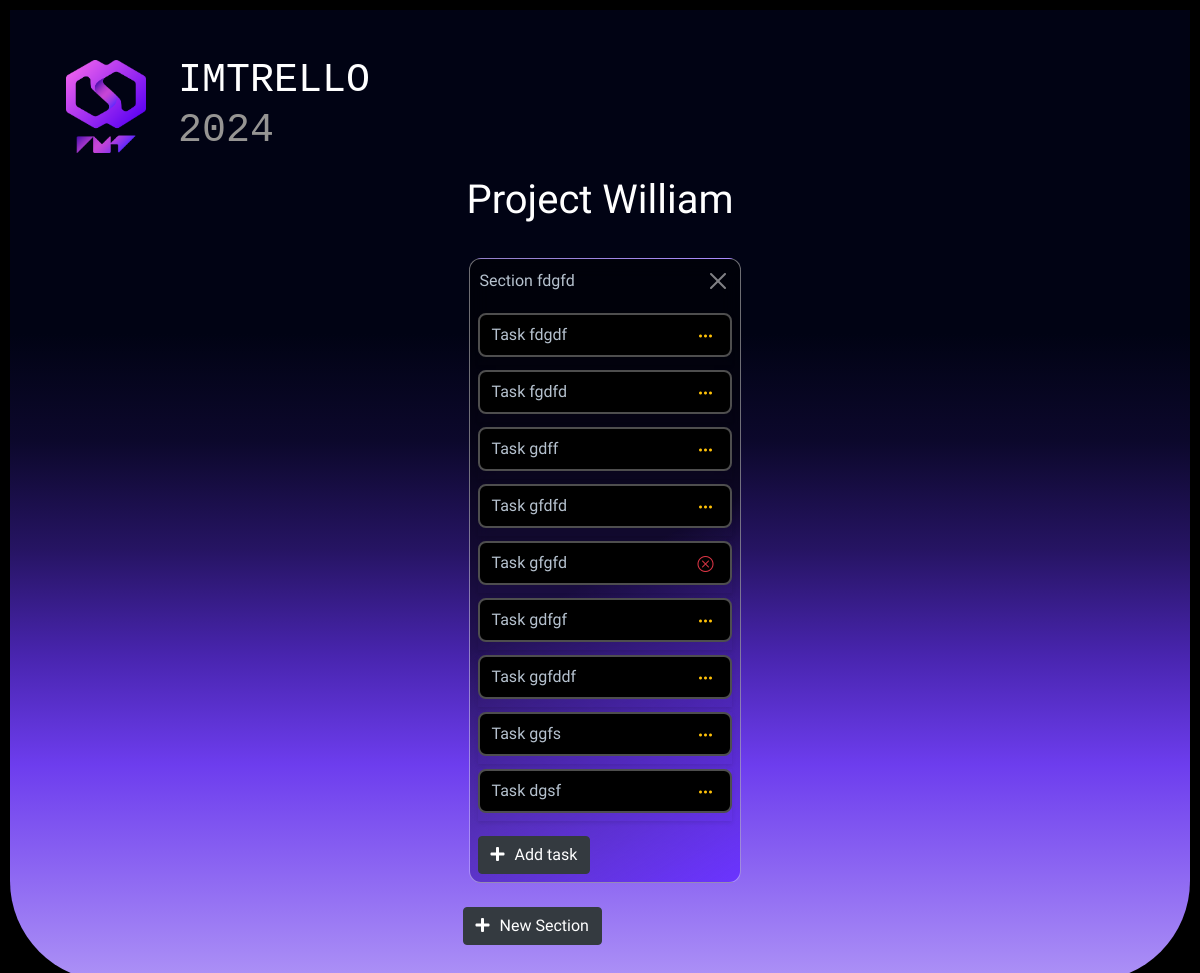
/project/1 (signed in), run on an earlier commit of the app's database.
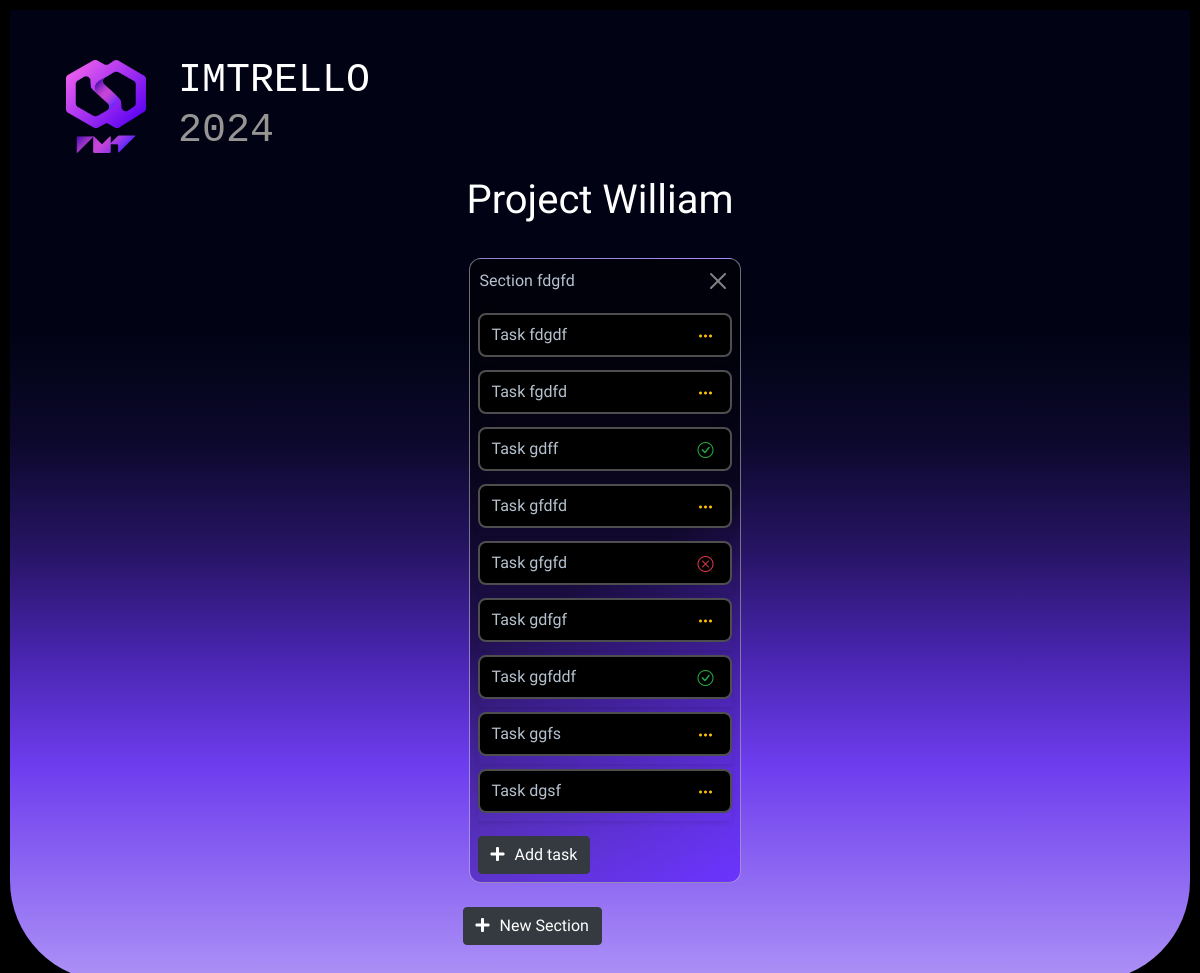
And on a later commit of the database.
### website/models.py (models this page shows)
class Project(db.Model):
    id = db.Column(db.Integer, primary_key=True)
    name = db.Column(db.String(10000))
    description = db.Column(db.String(10000))
    end_date = db.Column(db.DateTime(timezone=True))
    admin_id = db.Column(db.Integer, db.ForeignKey('user.id'))
    sections=db.relationship('Section',backref='project')
    progress = db.Column(db.Integer)
    github = db.Column(db.String(100))

class Section(db.Model):
    id = db.Column(db.Integer, primary_key=True)
    name = db.Column(db.String(1000))
    project_id = db.Column(db.Integer, db.ForeignKey('project.id'))
    tasks = db.relationship('Task',backref='section')

class Task(db.Model):
    id = db.Column(db.Integer, primary_key=True)
    name = db.Column(db.String(10000))
    section_id = db.Column(db.Integer, db.ForeignKey('section.id'))
    description = db.Column(db.String(10000))
    status = db.Column(db.String(10000))
    priority = db.Column(db.String(10000))
    chat_id = db.Column(db.Integer, db.ForeignKey('chat.id'))

### website/views.py (the view, shortened to what this page needs)
@views.route('/project/<project_id>', methods=['GET', 'POST'])
def project(project_id):
    project = Project.query.get(project_id)
    sections = project.sections
    developers = User.query.filter_by(type='DEVELOPER').all()  # Récupérer tous les utilisateurs depuis la base de données
    admin = User.query.get(project.admin_id)
    user_emails = [user.email for user in developers]  # Extraire les adresses e-mail des utilisateurs
    user_task_records = developers
    comments = Comment.query.all()
    return render_template('project.html', user=current_user, project=project,user_emails=user_emails,
                           user_task_records=user_task_records,comments=comments,sections=sections)

### website/__init__.py (called while the page is built)
def create_app():
    app = Flask(__name__)
    app.config['SECRET_KEY'] = 'zonccoizspx'
    app.config['SQLALCHEMY_DATABASE_URI'] = f'sqlite:///{DB_NAME}'''
    db.init_app(app)
    from .views import views
    from .auth import auth
    app.register_blueprint(views, url_prefix='/')
    app.register_blueprint(auth, url_prefix='/')
    from .models import User, Project
    create_database(app)
    login_manager = LoginManager()
    login_manager.login_view = 'auth.login'
    login_manager.init_app(app)
    @login_manager.user_loader
    def load_user(id):
        return User.query.get(int(id))
    return app

### website/templates/project.html (shortened to what this page needs)
{% extends "base.html" %} {% block title %}Project{% endblock %}  {% block content %} {% if
user.type=='PROJECT_MANAGER' %}
<div display="flex">
  <h1 align="center" draggable="true">{{ project.name }}</h1>
</div>
<div class="div-sec">
<ol class="list-group list-group-flush" id="sections">
  {% for section in project.sections %}
  <li class="section" id="section-{{ section.id }}">
    <div class="carte">
      <div class="card_header">
        <div class="editableContent" data-section-id="{{ section.id }}">
          {{ section.name }}
        </div>
        <button
          type="button"
          class="btn-close close-delete-section btn-close-white"
          onClick="deleteSection({{ section.id }},{{ project.id }})"
        ></button>
      </div>
      <div class="card_content">
        <ol
          class="list-group list-group-flush task-list"
          data-section-id="{{ section.id }}"
        >
          {% for task in section.tasks | sort(attribute='order') %}
          <li data-task-id="{{ task.id }}" draggable="true" class="li_task">
            <div
              class="task"
              data-bs-toggle="modal"
              data-bs-target="#modal_open_task_{{ task.id }}"
            >
              {{ task.name }}
              <div class="d-flex flex-row mt-3 mt-md-2">
                <div class="icon-container">
                  <div class="status status-icons">
                    {% if task.status == 'completed' %}
                    <i class="bi bi-check-circle fs-6 text-success"></i>
                    {% elif task.status == 'uncompleted' %}
                    <i class="bi bi-three-dots fs-6 text-warning"></i>
                    {% else %}
                    <i class="bi bi-x-circle fs-6 text-danger"></i>
                    {% endif %}
                  </div>
                </div>
              </div>
            </div>
          </li>
          {% endfor %}
        </ol>
      </div>
      {% if user.type=='PROJECT_MANAGER' %}
      <div class="card_footer">
        <button
          type="button"
          class="add-card-btn btn-dark btn"
          onclick="showModalforNewTask({{ section.id }})"
        >
          <i class="fas fa-plus"></i>Add task
        </button>
      </div>
      {% endif %}
    </div>
  </li>
  {% endfor %} {% if user.type=='PROJECT_MANAGER' %}
  <div class="add_section">
    <button
      type="button"
      class="btn_section btn btn-dark"
      onclick="createSectionForm()"
    >
      <i class="fas fa-plus"></i>New Section
    </button>
  </div>
  {% endif %}
</ol>
</div>
{% endif %} {% endblock %}

### website/templates/base.html (shortened to what this page needs)
<!DOCTYPE html>
<html lang="">
  <head>
    <link
      rel="stylesheet"
      href="https://cdnjs.cloudflare.com/ajax/libs/font-awesome/5.15.4/css/all.min.css"
    />
    <link
      href="https://cdn.jsdelivr.net/npm/bootstrap@5.0.2/dist/css/bootstrap.min.css"
      rel="stylesheet"
    />
    <link
      rel="stylesheet"
      href="https://stackpath.bootstrapcdn.com/bootstrap/4.4.1/css/bootstrap.min.css"
    />
    <link
      rel="stylesheet"
      href="https://stackpath.bootstrapcdn.com/font-awesome/4.7.0/css/font-awesome.min.css"
    />
    <link
      rel="stylesheet"
      href="{{ url_for('static', filename='styles.css') }}"
    />
    <link
      rel="stylesheet"
      href="{{ url_for('static', filename='index.css') }}"
    />
    <link
      rel="stylesheet"
      href="https://cdn.jsdelivr.net/npm/bootstrap-icons@1.11.3/font/bootstrap-icons.min.css"
    />
  </head>
  <body>
    <div class="app">
      <header class="app-header">
        <div class="app-header-logo">
          <div class="logo">
            <master class="">
              <img src="../static/img/logo.png" alt="" />
            </master>
            <h1 class="logo-title">
              <span>IMTRELLO</span>
              <span>2024</span>
            </h1>
          </div>
        </div>
      </header>
      <div class="content">
         {% block content %}
        {% endblock %}
      </div>
    </div>
  </body>
</html>

### website/static/styles.css (style rules this page uses)
.logo { flex: 1;margin-left: 50px;color: #eee;font-size: 20px;font-family: monospace }
:root { --tr-background-list: #0f0f0f; --ds-text: #B6C2CF; --ds-surface-raised: #000000; --ds-surface-raised_2: #004f7c; --text-box:var(--ds-text, #172b4d); --body-bg: linear-gradient(135deg, #f5f7fa 0%, #c3cfe2 100%); --msger-bg: rgba(255, 255, 255, 0.23); --border: 2px solid #ddd; --left-msg-bg: #ececec; --right-msg-bg: #7857fb; }
html { width:100%; position:absolute; color:#B6C2CF }
#sections { list-style: none; padding: 0 6px; bottom: 0; left: 0; top: 0; display: grid; grid-template-columns: repeat(auto-fill, 275px); grid-column-gap: 13px; grid-row-gap: 2vw; list-style: none; padding: 0; }
.div-sec { margin-top:2vw; }
.carte { display: flex; justify-content: space-between; max-height: 100%; flex-direction: column; color: var(--text-box); border-radius: 12px; background: linear-gradient(150deg, rgba(0, 0, 0, 0.5), rgba(0, 0, 0, 0.5), rgb(107, 52, 255)); backdrop-filter: blur(10px); border-style: solid; border-width: 1px; border-color: rgba(255, 255, 255, 0.43); padding-bottom: 8px; position: relative; scroll-margin: 8px; white-space: normal; width: 272px; box-sizing: border-box; vertical-align: top; }
.task-list li { list-style-type: none; display: flex; flex-direction: column; row-gap: 8px; scroll-margin: 80px; padding-bottom: 8px; margin-bottom: 5px; box-shadow: 0 2px 4px rgba(0, 0, 0, 0.1); }
.task { background-color: var(--ds-surface-raised, var(--ds-text)); border-radius: 8px; border-color: #4e4e4e; border-style: solid; border-width: 2px; color: var(--text-box); min-height: 36px; display: flex; align-items: center; position: relative; padding: 6px 12px 6px; }
.task-list { margin: 0 4px; padding: 2px 4px; }
.card_header { background-color: rgba(39, 39, 39, 0); display: flex; padding: 10px; position: relative; justify-content: space-between; align-items: flex-start; margin-bottom: 8px; }
.section { padding: 0 6px; height: 100%; }
.card_footer { padding: 8px 8px 0; }
.content { width:100%; display: flex; flex-direction: column; align-items: center; }
.fas { padding-right: 10px; }
h1 { margin: 10px; color: white; }
.logo-title { width: 50%; }
master { padding: 0px 20px; width: 120px; }
.icon-container { display: flex; padding: 10px; align-items: end; }
.status-icons { position: absolute; right: 16px; top: 10px; }
*, *:before, *:after { margin: 0; padding: 0; box-sizing: inherit; }

### website/static/index.css (style rules this page uses)
:root { --c-gray-900: #000000; --c-gray-800: #1f1f1f; --c-gray-700: #2e2e2e; --c-gray-600: #313131; --c-gray-500: #969593; --c-gray-400: #a6a6a6; --c-gray-300: #bdbbb7; --c-gray-200: #f1f1f1; --c-gray-100: #ffffff; --c-green-500: #45ffbc; --c-olive-500: #e3ffa8; --c-white: var(--c-gray-100); --c-text-primary: var(--c-gray-100); --c-text-secondary: var(--c-gray-200); --c-text-tertiary: var(--c-gray-500); }
body { line-height: 1.5; min-height: 100vh; font-family: "Be Vietnam Pro", sans-serif; background-color: var(--c-gray-900); color: var(--c-text-primary); display: flex; justify-content: center; }
*, *:before, *:after { box-sizing: border-box; }
img { display: block; max-width: 100%; }
button, select, input, textarea { font: inherit; }
.app { min-height: 80vh; width: 100%; background: linear-gradient(180deg, #010314,#010314,#010314, #010314,#0c082c, #261463, #4925b0, #6d3dee, #8d67f2, #ad92f6); border-bottom-right-radius: 100px; border-bottom-left-radius: 100px; padding: 3vw 3vw 3vw; display: flex; flex-direction: column; margin: 10px; }
.bi { z-index: 1000; }

What changed in the data, as far as the page shows it:
changed Task "Task gdff": status "uncompleted" → "completed" (drawn)
changed Task "Task ggfddf": status "uncompleted" → "completed" (drawn)
